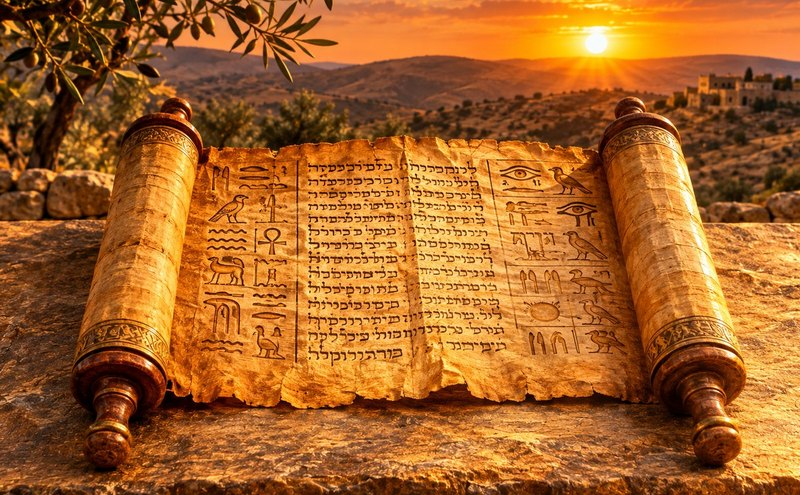
#> input picture continuar-rollo.jpg, 800 x 495 px
$ python generar-cuero-realista.py ../continuar-rollo.jpg
#> lines starting #> are read from the running program, lines starting #| are printed output that depends on the picture
# Prepara el cuero fotografico del encabezado y la barra inferior de Azul clasico.
# Entrada: cuero_azul_marino_realista.png (1254x1254, no repite bien en mosaico; NO se repite en la app).
# Salida: texturas/cuero_azul_realista.webp, con el color medio desplazado (suma por canal) hasta #102F50 y el contraste del grano intacto.
# Uso: python scripts/generar-cuero-realista.py <ruta al png original>
import sys
from PIL import Image, ImageStat
OBJETIVO=(0x10,0x2F,0x50); LADO=1000; CALIDAD=78
src=sys.argv[1]
im=Image.open(src).convert('RGB')
#> im is the input picture: PIL image 800x495 RGB; mean R, G, B 166, 99.2, 40.1
media=ImageStat.Stat(im).mean
#> media = [166, 99.18, 40.14]
d=[round(OBJETIVO[c]-media[c]) for c in range(3)]
#> d = [-150, -52, 40]
print('original',im.size,'media',[round(x,1) for x in media],'desplazamiento',d)
#| original (800, 495) media [166.0, 99.2, 40.1] desplazamiento [-150, -52, 40]
im=im.point([max(0,min(255,v+d[0])) for v in range(256)]+[max(0,min(255,v+d[1])) for v in range(256)]+[max(0,min(255,v+d[2])) for v in range(256)])
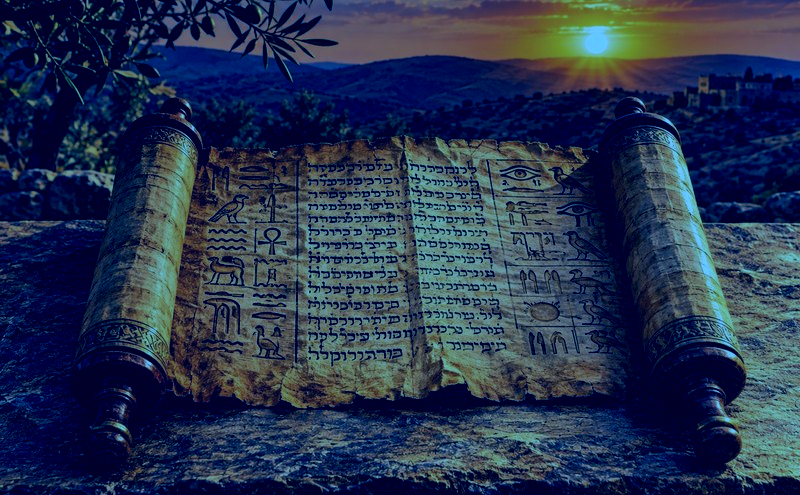
#> im: PIL image 800x495 RGB; mean R, G, B 38.8, 52.1, 80.1
if im.width!=LADO: im=im.resize((LADO,LADO),Image.LANCZOS)
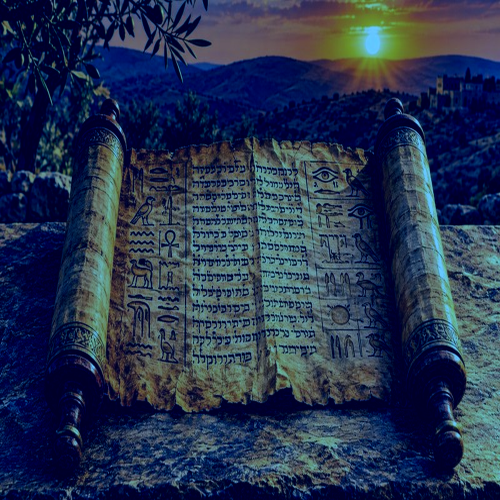
#> im: PIL image 1000x1000 RGB (shown at 1/2 size); mean R, G, B 39, 52.3, 80.1
im.save('texturas/cuero_azul_realista.webp','WEBP',quality=CALIDAD)
fin=Image.open('texturas/cuero_azul_realista.webp').convert('RGB'); st=ImageStat.Stat(fin)
print('final',fin.size,'media','#%02X%02X%02X'%tuple(round(x) for x in st.mean),'desv. tipica',[round(x,1) for x in st.stddev])
#| final (1000, 1000) media #283450 desv. tipica [40.7, 47.8, 33.2]

$ run again, on historias-rollo.jpg
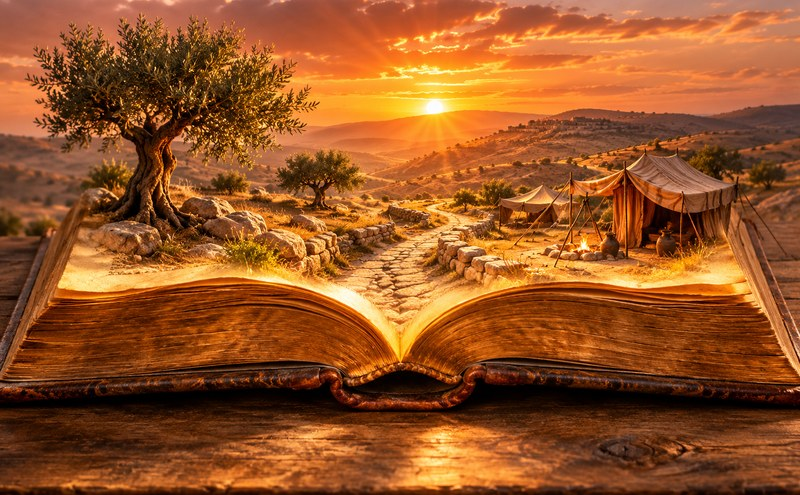
#> input picture historias-rollo.jpg, 800 x 495 px
#> im is the input picture: PIL image 800x495 RGB; mean R, G, B 150.5, 84.1, 37.3
#> media = [150.5, 84.07, 37.34]
#> d = [-135, -37, 43]
#| original (800, 495) media [150.5, 84.1, 37.3] desplazamiento [-135, -37, 43]
#> `im=im.point([max(0,min(255,v+d[0])) for v in range(256)]+[max(0,min(25..`:
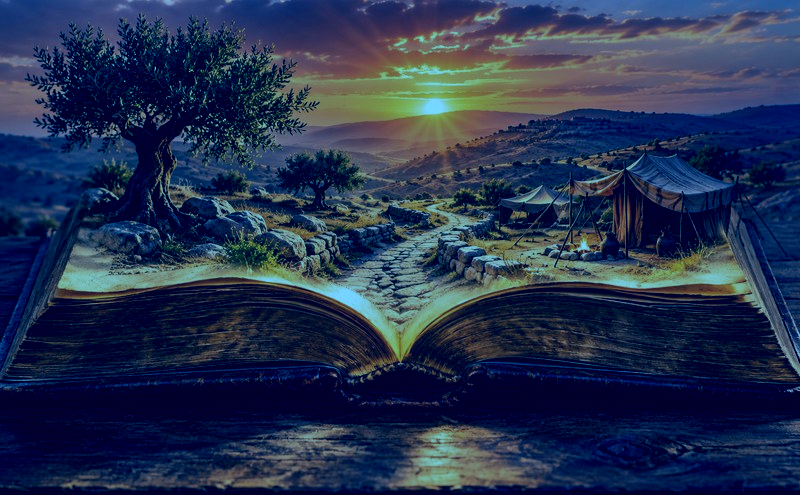
#> im: PIL image 800x495 RGB; mean R, G, B 36.9, 50.4, 80.3
#> `if im.width!=LADO: im=im.resize((LADO,LADO),Image.LANCZOS)`:
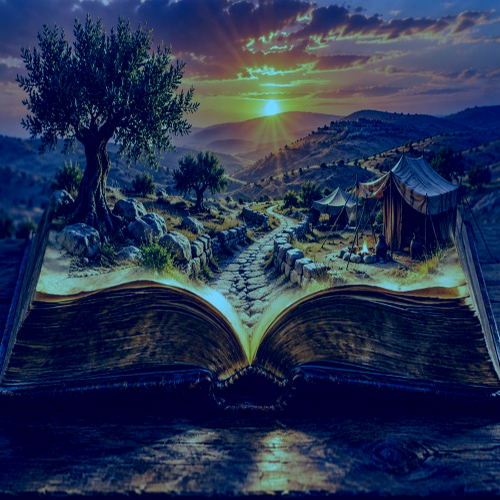
#> im: PIL image 1000x1000 RGB (shown at 1/2 size); mean R, G, B 37.1, 50.5, 80.3
#| final (1000, 1000) media #263350 desv. tipica [42.6, 46.0, 32.9]

$ run again, on historias.jpg
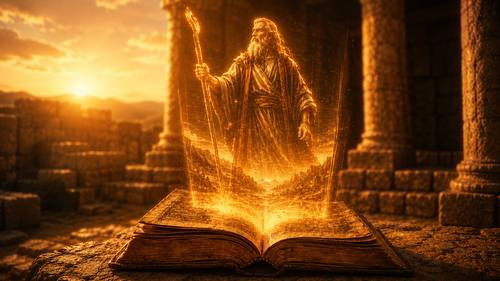
#> input picture historias.jpg, 500 x 281 px
#> im is the input picture: PIL image 500x281 RGB; mean R, G, B 124.6, 72, 23
#> media = [124.6, 72.02, 23.04]
#> d = [-109, -25, 57]
#| original (500, 281) media [124.6, 72.0, 23.0] desplazamiento [-109, -25, 57]
#> `im=im.point([max(0,min(255,v+d[0])) for v in range(256)]+[max(0,min(25..`:
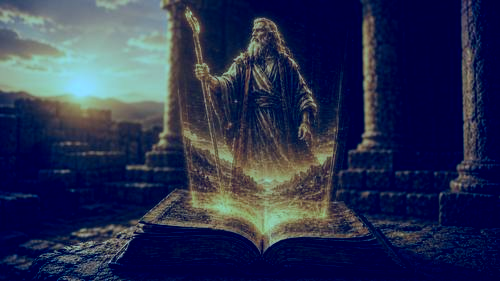
#> im: PIL image 500x281 RGB; mean R, G, B 42.4, 49.9, 80
#> `if im.width!=LADO: im=im.resize((LADO,LADO),Image.LANCZOS)`:
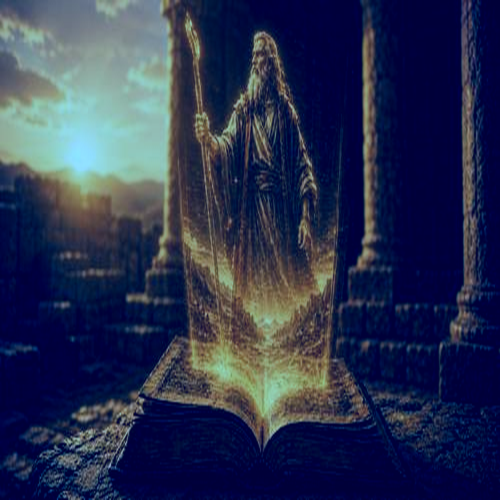
#> im: PIL image 1000x1000 RGB (shown at 1/2 size); mean R, G, B 42.5, 49.9, 80
#| final (1000, 1000) media #2B3250 desv. tipica [53.5, 59.8, 36.4]
